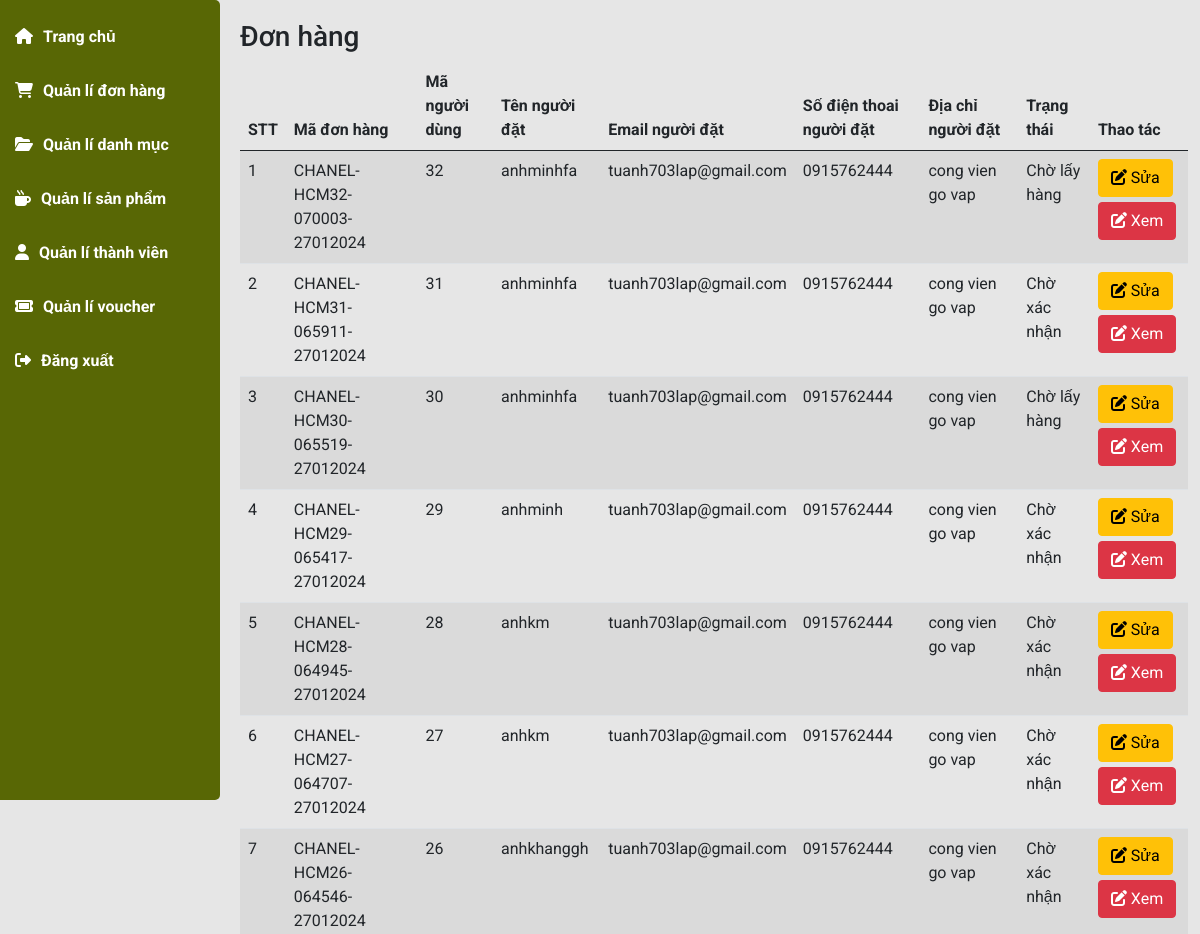
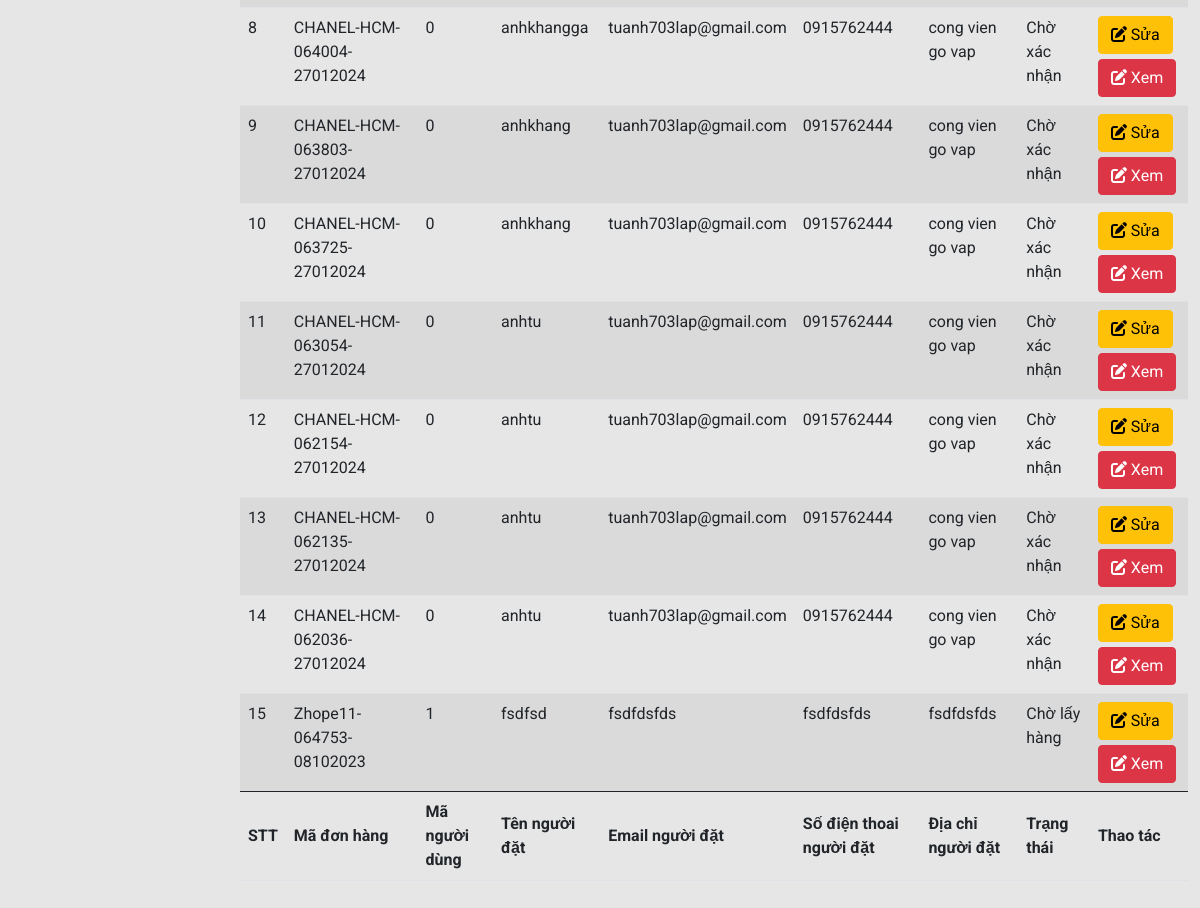
The page /admin/index.php?pg=donhanglist (signed in) on the database its author committed (2 pictures, top to bottom).
### tables this page shows
CREATE TABLE `bill` (
  `id` int(9) NOT NULL,
  `madh` varchar(50) NOT NULL,
  `iduser` int(6) NOT NULL,
  `nguoidat_ten` varchar(50) NOT NULL,
  `nguoidat_email` varchar(50) NOT NULL,
  `nguoidat_tel` varchar(20) NOT NULL,
  `nguoidat_diachi` varchar(100) NOT NULL,
  `nguoinhan_ten` varchar(50) DEFAULT NULL,
  `nguoinhan_diachi` varchar(100) DEFAULT NULL,
  `nguoinhan_tel` varchar(20) DEFAULT NULL,
  `total` int(9) NOT NULL,
  `ship` int(6) NOT NULL DEFAULT 0,
  `voucher` int(6) NOT NULL DEFAULT 0,
  `tongthanhtoan` int(9) NOT NULL,
  `pttt` tinyint(1) NOT NULL COMMENT '0: COD; 1: ck; 2: ví điện tử',
  `status` varchar(20) DEFAULT NULL
);

### dao/pdo.php (called while the page is built, shortened)
<?php
function pdo_get_connection(){
    $dburl = "mysql:host=localhost;dbname=fashion;charset=utf8";
    $username = 'root';
    $password = '';
    $conn = new PDO($dburl, $username, $password);
    $conn->setAttribute(PDO::ATTR_ERRMODE, PDO::ERRMODE_EXCEPTION);
    return $conn;
}
function pdo_query($sql){
    $sql_args = array_slice(func_get_args(), 1);
    try{
        $conn = pdo_get_connection();
        $stmt = $conn->prepare($sql);
        $stmt->execute($sql_args);
        $rows = $stmt->fetchAll();
        return $rows;
    }
    catch(PDOException $e){
        throw $e;
    }
    finally{
        unset($conn);
    }
}

### dao/donhang.php (the view, shortened to what this page needs)
<?php
    function bill_select_all(){
        $sql = "SELECT * FROM bill ORDER BY id DESC";
        return pdo_query($sql);
    }
function showdh_admin($dsdh){
    $html_dsdh='';
    $i=1;
    foreach ($dsdh as $dh){
        extract($dh);
        $html_dsdh.='<tr>
                            <td>'.$i.'</td>
                            <td>'.$madh.'</td>
                            <td>'.$iduser.'</td>
                            <td>'.$nguoidat_ten.'</td>
                            <td>'.$nguoidat_email.'</td>
                            <td>'.$nguoidat_tel.'</td>
                            <td>'.$nguoidat_diachi.'</td>
                            <td>'.$status.'</td>
                            <td>
                                <a href="index.php?pg=donhangupdate&id='.$id.'" class="btn btn-warning"><i class="fa-solid fa-pen-to-square"></i> Sửa</a>
                                <a href="index.php?pg=donhangct&id='.$id.'" class="btn btn-warning2"><i class="fa-solid fa-pen-to-square"></i> Xem</a>
                            </td>
                        </tr>';
                        $i++;
    }
    return $html_dsdh;
}
?>

### admin/layouts/assets/css/main.css (style rules this page uses)
* { padding: 0; margin: 0; box-sizing: border-box; font-family: 'Roboto', sans-serif; }
body { background-color: #e6e6e6; }

### admin/view/donhanglist.php (style rules this page uses)
.btn-warning2 { margin-top: 5px; color: white; background-color:#dc3545; border-color: #dc3545; }

### rows shown on the page
bill: madh "CHANEL-HCM32-070003-27012024", iduser "32", nguoidat_ten "anhminhfa", nguoidat_email "tuanh703lap@gmail.com", nguoidat_tel "0915762444", nguoidat_diachi "cong vien go vap", status "Chờ lấy hàng"
bill: madh "CHANEL-HCM31-065911-27012024", iduser "31", nguoidat_ten "anhminhfa", nguoidat_email "tuanh703lap@gmail.com", nguoidat_tel "0915762444", nguoidat_diachi "cong vien go vap", status "Chờ xác nhận"
bill: madh "CHANEL-HCM30-065519-27012024", iduser "30", nguoidat_ten "anhminhfa", nguoidat_email "tuanh703lap@gmail.com", nguoidat_tel "0915762444", nguoidat_diachi "cong vien go vap", status "Chờ lấy hàng"
bill: madh "CHANEL-HCM29-065417-27012024", iduser "29", nguoidat_ten "anhminh", nguoidat_email "tuanh703lap@gmail.com", nguoidat_tel "0915762444", nguoidat_diachi "cong vien go vap", status "Chờ xác nhận"
bill: madh "CHANEL-HCM28-064945-27012024", iduser "28", nguoidat_ten "anhkm", nguoidat_email "tuanh703lap@gmail.com", nguoidat_tel "0915762444", nguoidat_diachi "cong vien go vap", status "Chờ xác nhận"
bill: madh "CHANEL-HCM27-064707-27012024", iduser "27", nguoidat_ten "anhkm", nguoidat_email "tuanh703lap@gmail.com", nguoidat_tel "0915762444", nguoidat_diachi "cong vien go vap", status "Chờ xác nhận"
bill: madh "CHANEL-HCM26-064546-27012024", iduser "26", nguoidat_ten "anhkhanggh", nguoidat_email "tuanh703lap@gmail.com", nguoidat_tel "0915762444", nguoidat_diachi "cong vien go vap", status "Chờ xác nhận"
bill: madh "CHANEL-HCM-064004-27012024", iduser "0", nguoidat_ten "anhkhangga", nguoidat_email "tuanh703lap@gmail.com", nguoidat_tel "0915762444", nguoidat_diachi "cong vien go vap", status "Chờ xác nhận"
bill: madh "CHANEL-HCM-063803-27012024", iduser "0", nguoidat_ten "anhkhang", nguoidat_email "tuanh703lap@gmail.com", nguoidat_tel "0915762444", nguoidat_diachi "cong vien go vap", status "Chờ xác nhận"
bill: madh "CHANEL-HCM-063725-27012024", iduser "0", nguoidat_ten "anhkhang", nguoidat_email "tuanh703lap@gmail.com", nguoidat_tel "0915762444", nguoidat_diachi "cong vien go vap", status "Chờ xác nhận"
bill: madh "CHANEL-HCM-063054-27012024", iduser "0", nguoidat_ten "anhtu", nguoidat_email "tuanh703lap@gmail.com", nguoidat_tel "0915762444", nguoidat_diachi "cong vien go vap", status "Chờ xác nhận"
bill: madh "CHANEL-HCM-062154-27012024", iduser "0", nguoidat_ten "anhtu", nguoidat_email "tuanh703lap@gmail.com", nguoidat_tel "0915762444", nguoidat_diachi "cong vien go vap", status "Chờ xác nhận"
bill: madh "CHANEL-HCM-062135-27012024", iduser "0", nguoidat_ten "anhtu", nguoidat_email "tuanh703lap@gmail.com", nguoidat_tel "0915762444", nguoidat_diachi "cong vien go vap", status "Chờ xác nhận"
bill: madh "CHANEL-HCM-062036-27012024", iduser "0", nguoidat_ten "anhtu", nguoidat_email "tuanh703lap@gmail.com", nguoidat_tel "0915762444", nguoidat_diachi "cong vien go vap", status "Chờ xác nhận"
bill: madh "Zhope11-064753-08102023", iduser "1", nguoidat_ten "fsdfsd", nguoidat_email "fsdfdsfds", nguoidat_tel "fsdfdsfds", nguoidat_diachi "fsdfdsfds", status "Chờ lấy hàng"
